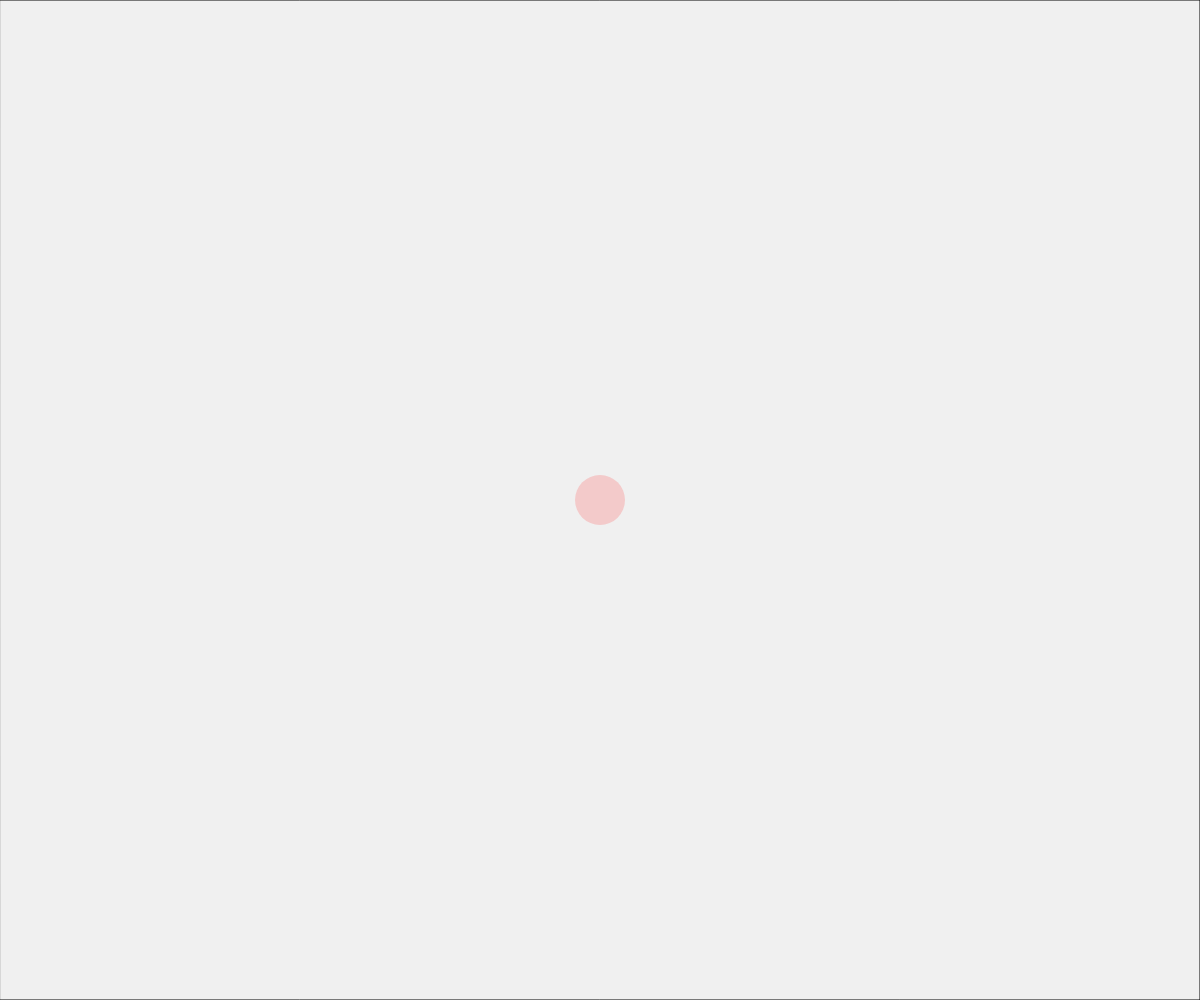
Frame 1 (no input)
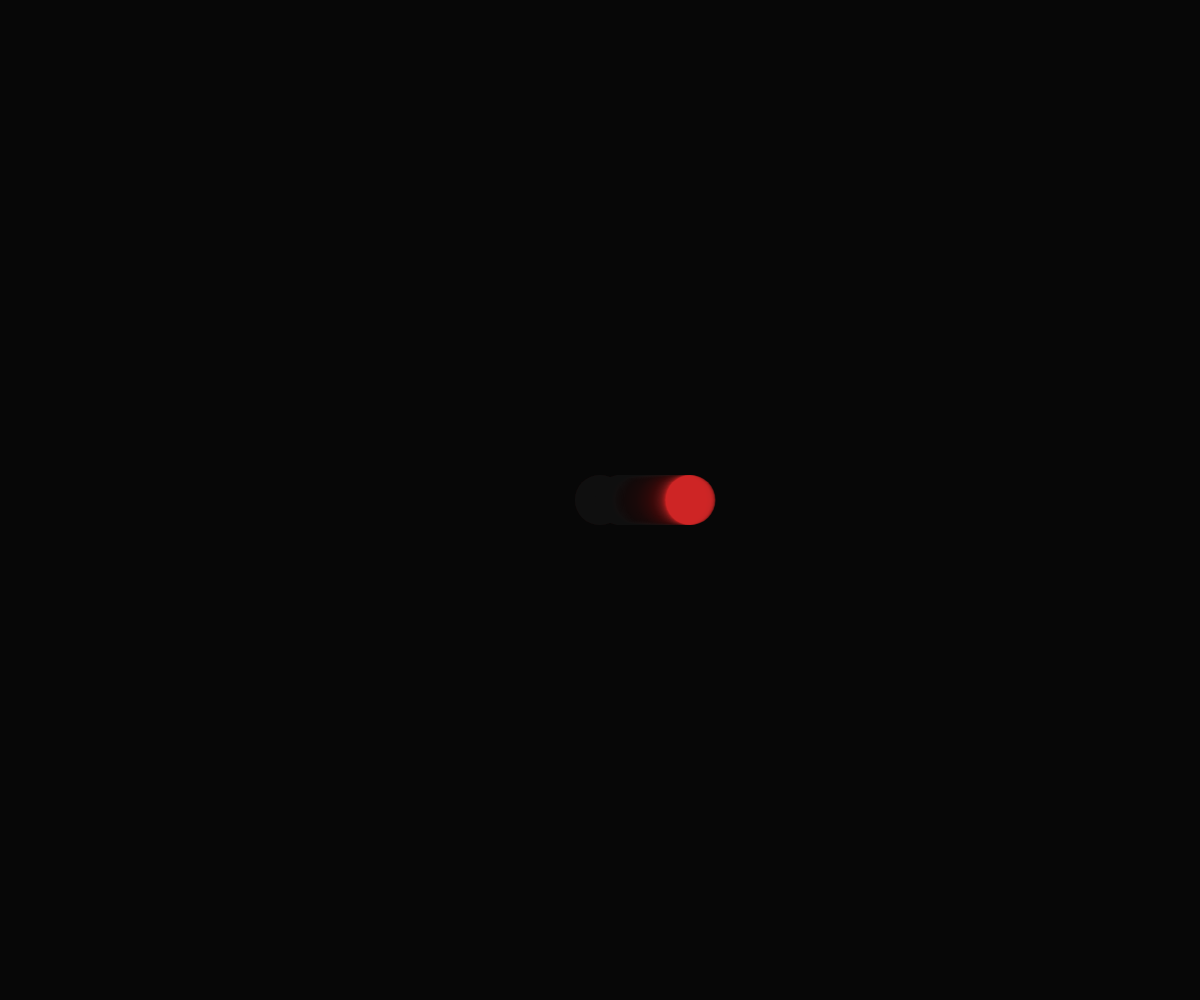
Frame 60 (no input)
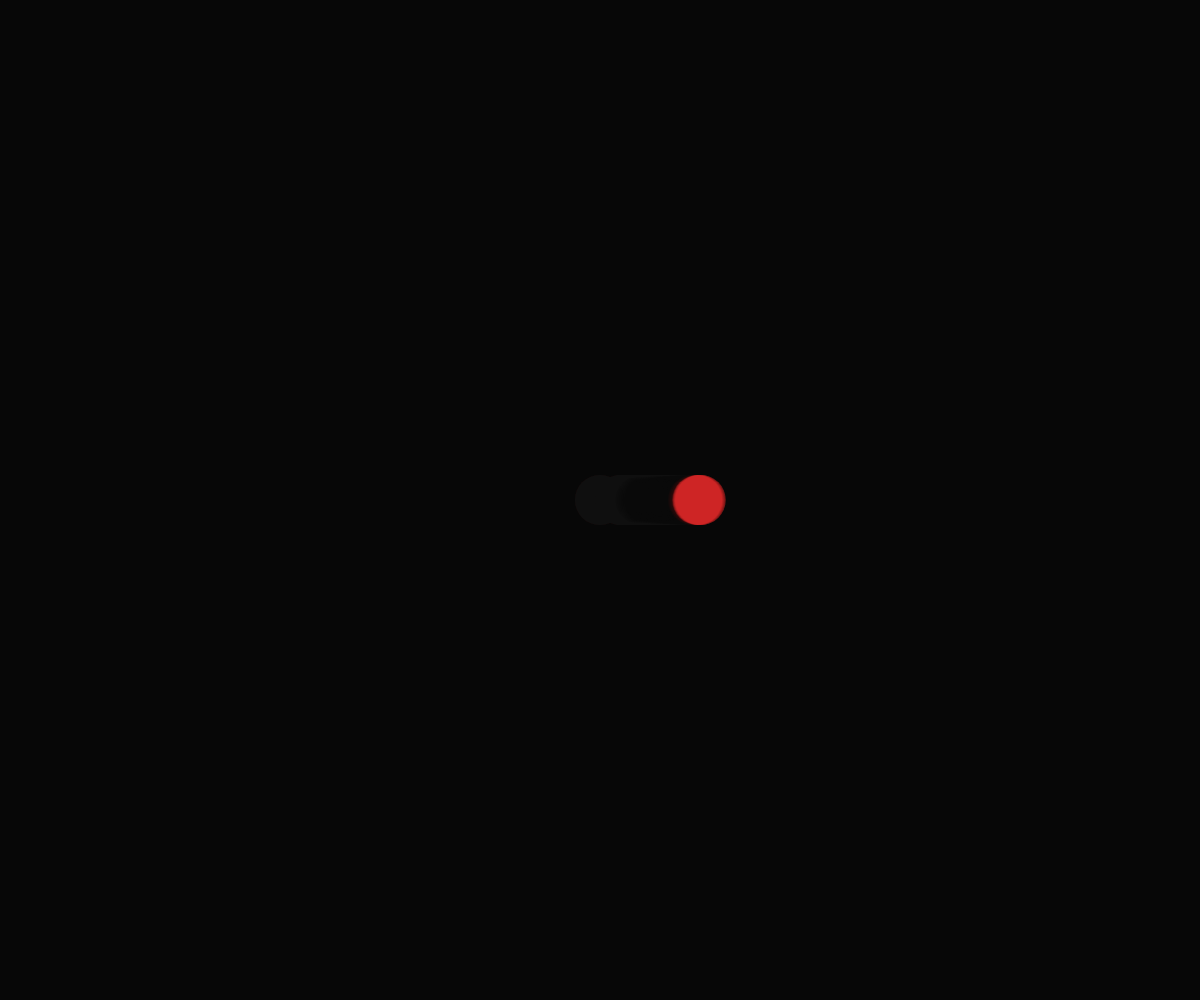
Frame 120 (the mouse pressed at the canvas centre since frame 60)

The p5.js sketch that drew these frames (run headless with seeded random() and noise() and a simulated clock; from frame 60 on, the mouse is pressed at the canvas centre):

// p5.js sketch
// ── sketch.js
// ------------------------------------------------- //
// 22/01/2018
// Evan MacHale - N00150552
// Interactive Graphics Module Year 3
// The Nature of Code by Daniel Shiffman
// Introduction // I.6 Perlin Noise // Part a.
// One dimensional Noise
// http://natureofcode.com/book/introduction/
// ------------------------------------------------- //
// Class
function Walker() {
  // Data
  this.x = width/2;
  this.xOff = random(1000);
  // Functionality
  this.display = function() {
    noStroke();
    fill(255,50,50,50);
    ellipse(this.x,height/2,50,50);
  }
  this.walk = function() {
    // 'Perlin Noise' retunrs a value related to the one passed in
    // 'noise' function always returns between 1 and 0
    // Think of one-dimensional Perlin noise as a linear sequence of values over time
    // In this case 'xOff' is our time
    // 'map' used to get our current value (xOff) within a range (1,0)
    // Then return a new value from a new given range
    // Think of 'randomGaussian'
    // 'expand + shift'
    // 'new value = map(value, current min, current max, new min, new max)'
    this.x = map(noise(this.xOff),0,1,0,width);
    // console.log(this.x);
    // 'xOff' moves us forward in time
    // 'a=a+b' === 'a+=b'
    this.xOff += 0.0020;
  }
}
// Declare object
var myWalker;

function setup() {
  createCanvas(windowWidth, windowHeight);
  // Initialise class object
  myWalker = new Walker();
}

function draw() {
  // New 'rect' drawn every frame with a slight opacity
  // Creates trailing effect when ellipse moves
  fill(0,15);
  rect(0,0,width,height);
  myWalker.display();
  myWalker.walk();
}
